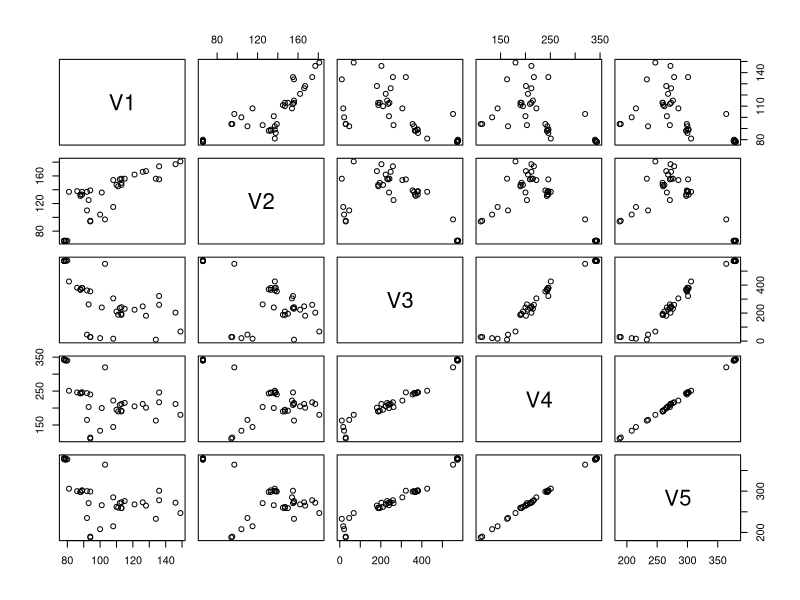

Source code (R):
library(robustbase)


### Name: bushfire
### Title: Campbell Bushfire Data
### Aliases: bushfire
### Keywords: datasets

### ** Examples

data(bushfire)
plot(bushfire)
covMcd(bushfire)
